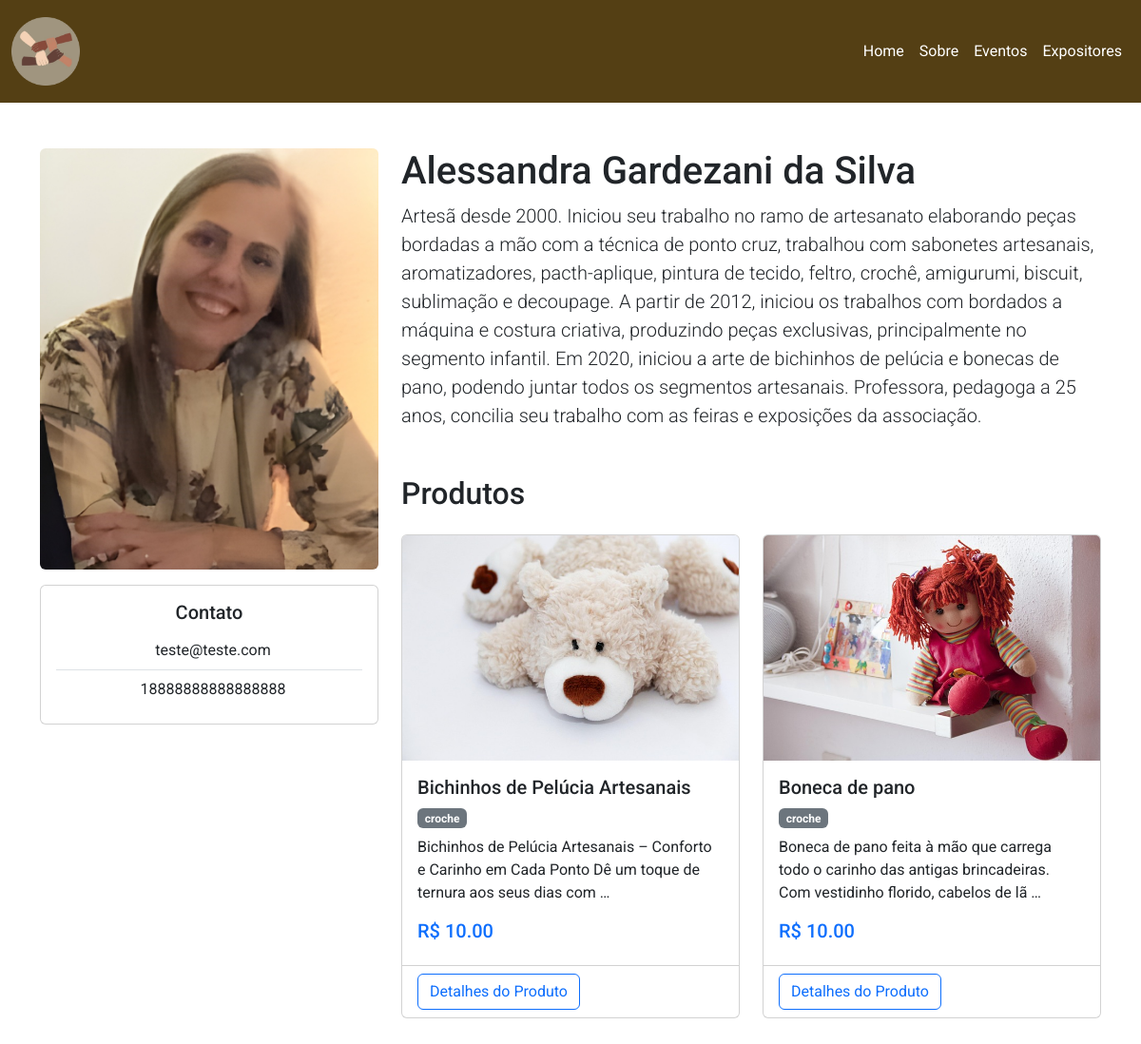
Page /expositores/alessandra-gardezani-da-silva/ on the committed database.
### expositores/models.py (models this page shows, shortened)
class Expositor(models.Model):
    nome = models.CharField(max_length=100)
    slug = models.SlugField(max_length=100, unique=True)
    descricao = models.TextField(validators=[MinLengthValidator(50)])
    logo = models.ImageField(upload_to='expositores/logos/')
    website = models.URLField(blank=True)
    email = models.EmailField()
    telefone = models.CharField(max_length=20)
    ativo = models.BooleanField(default=True)
    data_cadastro = models.DateTimeField(auto_now_add=True)
    class Meta:
        verbose_name = 'Expositor'
        verbose_name_plural = 'Expositores'
        ordering = ['nome']

class Produto(models.Model):
    expositor = models.ForeignKey(Expositor, on_delete=models.CASCADE, related_name='produtos')
    nome = models.CharField(max_length=100)
    descricao = models.TextField()
    categoria = models.ForeignKey(CategoriaProduto, on_delete=models.SET_NULL, null=True, blank=True)
    preco = models.DecimalField(max_digits=10, decimal_places=2)
    imagem = models.ImageField(upload_to='produtos/imagens/')
    destaque = models.BooleanField(default=False)
    data_cadastro = models.DateTimeField(auto_now_add=True)
    class Meta:
        verbose_name = 'Produto'
        verbose_name_plural = 'Produtos'
        ordering = ['-destaque', 'nome']

class CategoriaProduto(models.Model):
    nome = models.CharField(max_length=50)
    descricao = models.TextField(blank=True)
    class Meta:
        verbose_name = 'Categoria de Produto'
        verbose_name_plural = 'Categorias de Produtos'
    def __str__(self):
        return self.nome

### expositores/views.py (the view)
# urls.py: path('<slug:slug>/', views.detalhe_expositor, name='detalhe'),
def detalhe_expositor(request, slug):
    expositor = get_object_or_404(Expositor, slug=slug, ativo=True)
    produtos = expositor.produtos.all()
    context = {
        'expositor': expositor,
        'produtos': produtos,
        'titulo': f"Expositor - {expositor.nome}"
    }
    return render(request, 'expositores/detalhe.html', context)

### expositores/templates/expositores/detalhe.html (shortened to what this page needs)
{% extends 'base.html' %}
{% block content %}
<div class="container pt-5">
    <div class="row mb-5">
        <div class="col-md-4 text-center">
            <img src="{{ expositor.logo.url }}" class="img-fluid rounded mb-3 expositor-logo-detalhe" alt="{{ expositor.nome }}">
            <div class="card">
                <div class="card-body">
                    <h5 class="card-title">Contato</h5>
                    <ul class="list-group list-group-flush">
                        <li class="list-group-item">
                            {{ expositor.email }}
                        </li>
                        <li class="list-group-item">
                            {{ expositor.telefone }}
                        </li>
                    </ul>
                </div>
            </div>
        </div>
        <div class="col-md-8">
            <h1>{{ expositor.nome }}</h1>
            <p class="lead">{{ expositor.descricao }}</p>
            <h2 class="mt-5 mb-4">Produtos</h2>
            {% if produtos %}
                <div class="row row-cols-1 row-cols-md-2 g-4">
                    {% for produto in produtos %}
                    <div class="col">
                        <div class="card h-100">
                            <img src="{{ produto.imagem.url }}" class="card-img-top produto-imagem" alt="{{ produto.nome }}">
                            <div class="card-body">
                                <h5 class="card-title">{{ produto.nome }}</h5>
                                {% if produto.categoria %}
                                <span class="badge bg-secondary mb-2">{{ produto.categoria }}</span>
                                {% endif %}
                                <p class="card-text">{{ produto.descricao|truncatewords:20 }}</p>
                                <p class="h5 text-primary">R$ {{ produto.preco }}</p>
                            </div>
                            <div class="card-footer bg-transparent">
                                <a href="{% url 'expositores:detalhe_produto' produto.pk %}" class="btn btn-outline-primary">
                                    Detalhes do Produto
                                </a>
                            </div>
                        </div>
                    </div>
                    {% endfor %}
                </div>
            {% else %}
                <div class="alert alert-info" role="alert">
                    Este expositor ainda não possui produtos cadastrados.
                </div>
            {% endif %}
        </div>
    </div>
</div>
{% endblock %}

### home/static/css/style.css (style rules this page uses)
:root { --nav-height: 108px; --nav-color: #543f14; --nav-hover: #a0957f; --color1: #a0957f; --color2: #ebdfc9; --color3: #0a0a0a; --color4: #fefefe; }
* { font-family: "Roboto", sans-serif; }

### rows in the picture
Expositor: logo (picture), email "teste@teste.com", telefone "18888888888888888", nome "Alessandra Gardezani da Silva", descricao "Artesã desde 2000. Iniciou seu trabalho no ramo de artesanato elaborando peças bordadas a mão com a técnica de ponto cruz, trabalhou com sabonetes artesanais, aromatizadores, pacth-aplique, pintura de tecido, feltro, crochê, amigurumi, biscuit, sublimação e decoupage. A partir de 2012, iniciou os trabalhos com bordados a máquina e costura criativa, produzindo peças exclusivas, principalmente no segmento infantil. Em 2020, iniciou a arte de bichinhos de pelúcia e bonecas de pano, podendo juntar todos os segmentos artesanais. Professora, pedagoga a 25 anos, concilia seu trabalho com as feiras e exposições da associação."
Produto: imagem (picture), nome "Bichinhos de Pelúcia Artesanais", categoria "croche", descricao "Bichinhos de Pelúcia Artesanais – Conforto e Carinho em Cada Ponto Dê um toque de ternura aos seus dias com …", preco "10.00"
Produto: imagem (picture), nome "Boneca de pano", categoria "croche", descricao "Boneca de pano feita à mão que carrega todo o carinho das antigas brincadeiras. Com vestidinho florido, cabelos de lã …", preco "10.00"
